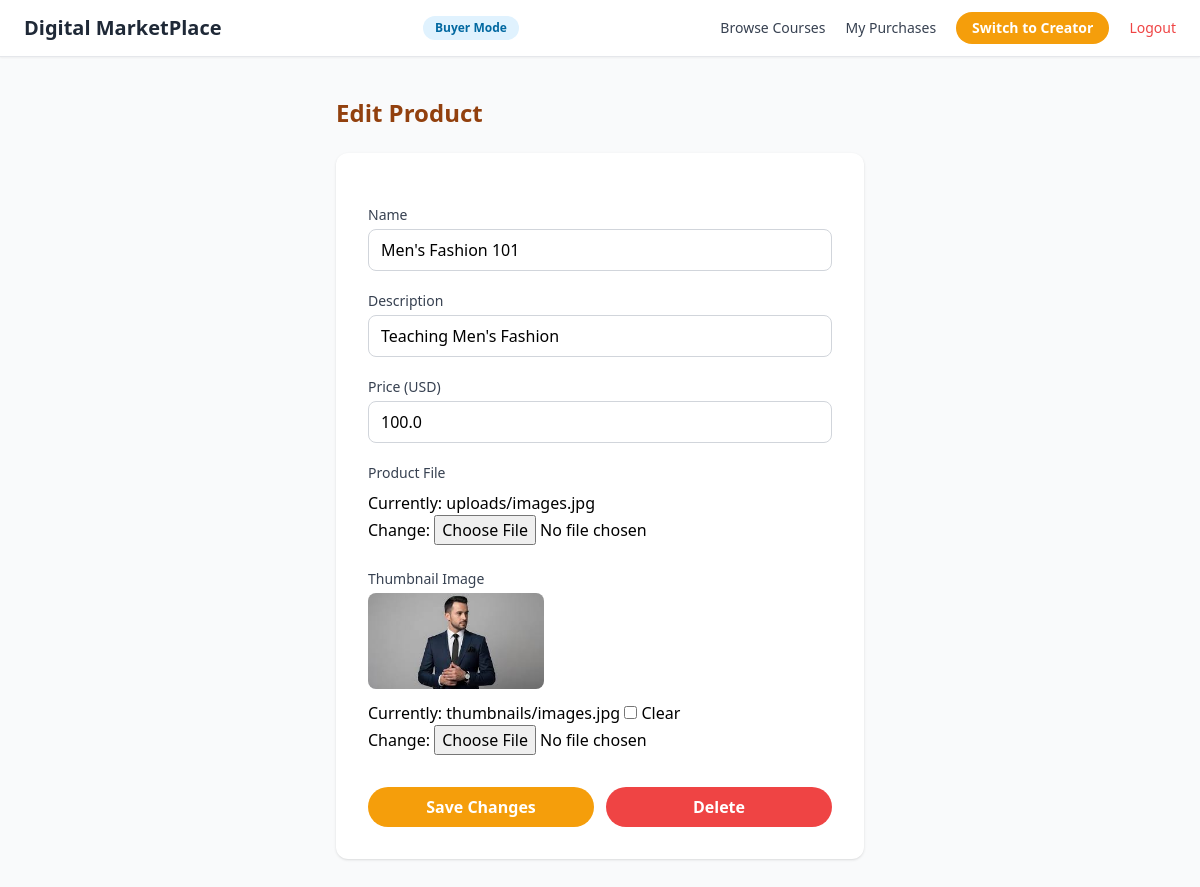
Screenshot of /editproduct/3/ (signed in) with the database file from the repository.
### myapp/models.py (models this page shows, shortened)
class Product(models.Model):
    seller = models.ForeignKey(User, on_delete=models.CASCADE)
    name = models.CharField(max_length=100)
    description = models.CharField(max_length=500)
    price = models.FloatField()
    file = models.FileField(upload_to='uploads/')
    thumbnail = models.ImageField(upload_to='thumbnails/', blank=True, null=True)
    total_sales_amount = models.IntegerField(default=0)
    total_sales = models.IntegerField(default=0)
    image = models.ImageField(upload_to='uploads/')

### myapp/views.py (the view)
# urls.py: path('editproduct/<int:id>/', views.product_edit, name='editproduct'),
@login_required(login_url='login')
def product_edit(request, id):
    product = get_object_or_404(Product, id=id)
    if product.seller != request.user:
        return redirect('invalid')
    product_form = ProductForm(request.POST or None, request.FILES or None, instance=product)
    if request.method == 'POST' and product_form.is_valid():
        product_form.save()
        return redirect('dashboard')
    return render(request, 'myapp/product_edit.html', {
        'product_form': product_form,
        'product': product,
    })

### myapp/forms.py
class ProductForm(forms.ModelForm):
    class Meta:
        model = Product
        fields = ['name', 'description', 'price', 'file', 'thumbnail']

### myapp/templates/myapp/product_edit.html (shortened to what this page needs)
{% extends "myapp/base.html" %}
{% block body %}
<div class="max-w-xl mx-auto px-6 py-10">
    <h1 class="text-2xl font-bold text-amber-800 mb-6">Edit Product</h1>
    <form class="bg-white rounded-xl shadow p-8 space-y-5" method="post" enctype="multipart/form-data">
        <div>
            <label class="block text-sm font-medium text-gray-700 mb-1">Name</label>
            <div class="border border-gray-300 rounded-lg px-3 py-2">{{ product_form.name }}</div>
        </div>
        <div>
            <label class="block text-sm font-medium text-gray-700 mb-1">Description</label>
            <div class="border border-gray-300 rounded-lg px-3 py-2">{{ product_form.description }}</div>
        </div>
        <div>
            <label class="block text-sm font-medium text-gray-700 mb-1">Price (USD)</label>
            <div class="border border-gray-300 rounded-lg px-3 py-2">{{ product_form.price }}</div>
        </div>
        <div>
            <label class="block text-sm font-medium text-gray-700 mb-1">Product File</label>
            <div class="py-1">{{ product_form.file }}</div>
        </div>
        <div>
            <label class="block text-sm font-medium text-gray-700 mb-1">Thumbnail Image</label>
            {% if product.thumbnail %}
                <img class="h-24 rounded-lg mb-2 object-cover" src="{{ product.thumbnail.url }}" alt="Current thumbnail">
            {% endif %}
            <div class="py-1">{{ product_form.thumbnail }}</div>
        </div>
        <div class="flex gap-3 pt-2">
            <button type="submit"
                    class="flex-1 bg-amber-500 text-white py-2 rounded-full font-semibold hover:bg-amber-600 transition">
                Save Changes
            </button>
            <a href="{% url 'delete' product.id %}"
               class="flex-1 text-center bg-red-500 text-white py-2 rounded-full font-semibold hover:bg-red-600 transition">
                Delete
            </a>
        </div>
    </form>
</div>
{% endblock %}

### rows the page displays
Product: name "Men's Fashion 101", description "Teaching Men's Fashion", price "100.0", thumbnail (picture)
